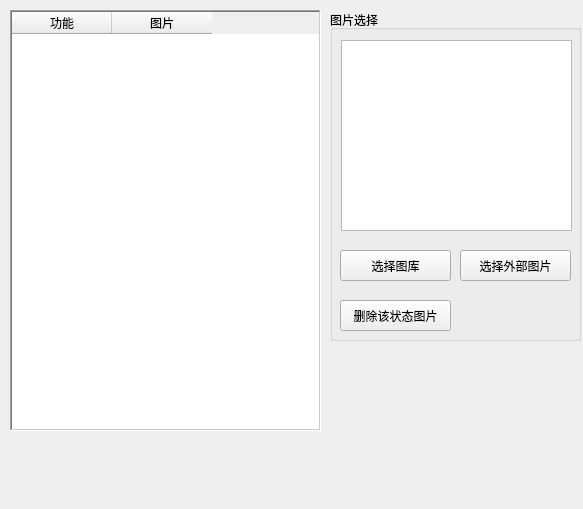
<?xml version="1.0" encoding="UTF-8"?>
<ui version="4.0">
 <class>ComboPicture</class>
 <widget class="QWidget" name="ComboPicture">
  <property name="geometry">
   <rect>
    <x>0</x>
    <y>0</y>
    <width>583</width>
    <height>509</height>
   </rect>
  </property>
  <property name="windowTitle">
   <string>Form</string>
  </property>
  <widget class="QTableWidget" name="m_tableWidget">
   <property name="geometry">
    <rect>
     <x>10</x>
     <y>10</y>
     <width>311</width>
     <height>421</height>
    </rect>
   </property>
   <property name="frameShape">
    <enum>QFrame::WinPanel</enum>
   </property>
   <column>
    <property name="text">
     <string>功能</string>
    </property>
   </column>
   <column>
    <property name="text">
     <string>图片</string>
    </property>
   </column>
  </widget>
  <widget class="QGroupBox" name="group">
   <property name="geometry">
    <rect>
     <x>330</x>
     <y>10</y>
     <width>251</width>
     <height>331</height>
    </rect>
   </property>
   <property name="title">
    <string>图片选择</string>
   </property>
   <widget class="QPushButton" name="m_deletepicbtn">
    <property name="geometry">
     <rect>
      <x>10</x>
      <y>290</y>
      <width>111</width>
      <height>31</height>
     </rect>
    </property>
    <property name="focusPolicy">
     <enum>Qt::NoFocus</enum>
    </property>
    <property name="text">
     <string>删除该状态图片</string>
    </property>
   </widget>
   <widget class="QPushButton" name="m_SelectPicpushBtn">
    <property name="geometry">
     <rect>
      <x>130</x>
      <y>240</y>
      <width>111</width>
      <height>31</height>
     </rect>
    </property>
    <property name="text">
     <string>选择外部图片</string>
    </property>
   </widget>
   <widget class="QPushButton" name="m_SelectLibpushBtn">
    <property name="geometry">
     <rect>
      <x>10</x>
      <y>240</y>
      <width>111</width>
      <height>31</height>
     </rect>
    </property>
    <property name="text">
     <string>选择图库</string>
    </property>
   </widget>
   <widget class="QGraphicsView" name="graphicsView">
    <property name="geometry">
     <rect>
      <x>11</x>
      <y>30</y>
      <width>231</width>
      <height>191</height>
     </rect>
    </property>
   </widget>
  </widget>
 </widget>
 <resources/>
 <connections/>
</ui>
